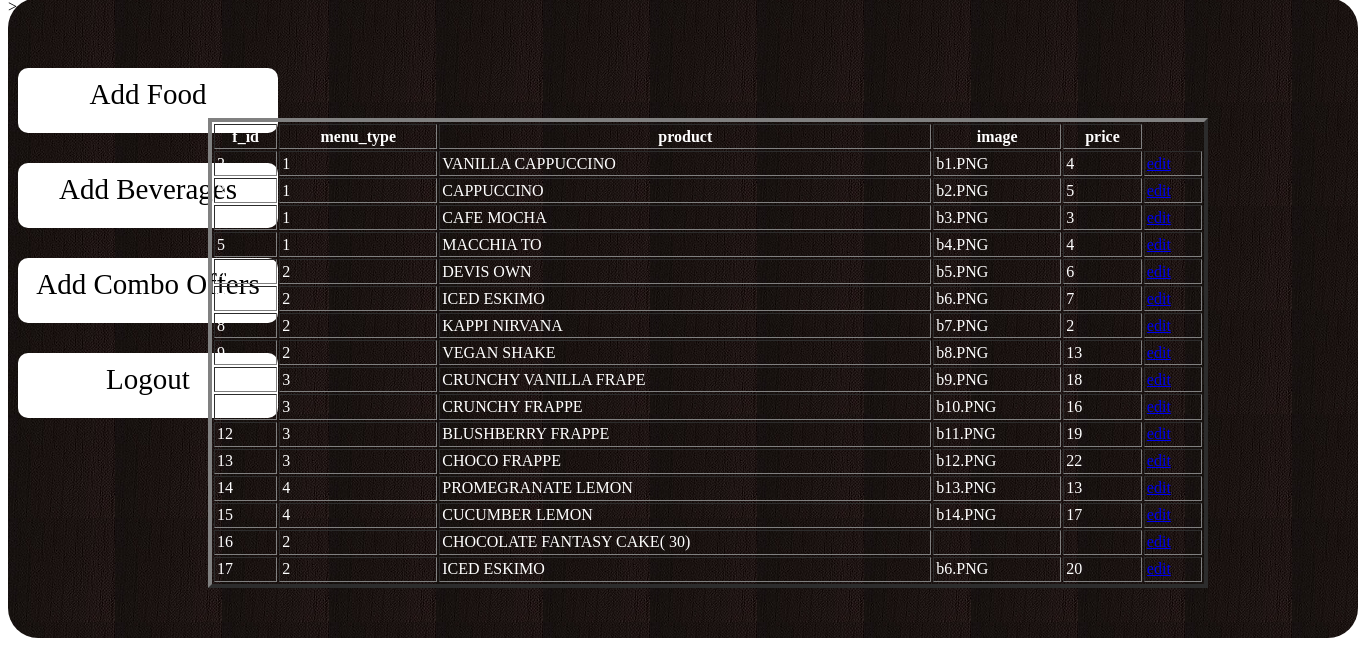
/admin/fetchbeverages.php, run on the app's committed database.
### tables this page shows
CREATE TABLE IF NOT EXISTS `beverages` (
  `b_id` int(255) NOT NULL AUTO_INCREMENT,
  `menu_type` varchar(255) NOT NULL DEFAULT '',
  `product` varchar(255) NOT NULL DEFAULT '',
  `image` varchar(255) NOT NULL DEFAULT '',
  `price` varchar(255) NOT NULL DEFAULT '',
  PRIMARY KEY (`b_id`)
);

### admin/fetchbeverages.php (the view, shortened to what this page needs)
<html>
<head>
                         <link rel="stylesheet" type="text/css" href="css/welcome.css"/>
</head>
<body>
<div class="maindiv">
<div class="leftdiv" style="margin-left:-10px;">
					<center><a style="text-decoration:none;color:#000000;" href="food.php"><p  class="leftdiv1"> Add Food</p></a></center>
				<center><a style="text-decoration:none;color:#000000;" href="beverages.php"><p  class="leftdiv1">Add Beverages</p></a></center>
				<center><a  style="text-decoration:none;color:#000000;"href="combo offers.php"><p  class="leftdiv1">Add Combo Offers</p></a></center>
				<center><a  style="text-decoration:none;color:#000000;"href="logout.php"><p  class="leftdiv1">Logout</p></a></center>
</div>
<div class="rightdiv">
<table border="4" style="color:#FFFFFF;margin-top:80px;margin-left:-30px;margin-right:50px;"cellpadding="2" cellspacing="2"  width="1000" height="470" align="right">
<tr>
<th>f_id</th>
<th>menu_type</th>
<th>product</th>
<th>image</th>
<th>price</th>
</tr>
<?php
$con=mysqli_connect("localhost","root","","gustocoffee");
$x= mysqli_query($con,"select * from  beverages");
while ($y= mysqli_fetch_array($x))
{
?>
<tr >
	<td><?php echo $y[0]."<br/>"; ?></td>
	<td><?php echo $y[1]."<br/>"; ?></td>
	<td> <?php echo $y[2]."<br/>";  ?> </td>
	<td><?php echo $y[3]."<br/>";  ?></td>
     <td><?php echo $y[4]."<br/>"; ?></td>
<td><a href="beveragesedit.php?preeti=<?php echo $y[0]; ?>">edit</a></td>
</tr>
<?php
}
?>
</table>
</div>
</body></html>>

### admin/css/welcome.css (style rules this page uses)
.maindiv { background-image:url(../images/1.PNG); height:640px; width:1350px; border-radius:30px; margin-top:-10px; }
.leftdiv { position:absolute; height:350px; width:300px; background-color:none; border:none; margin-left:50px; margin-top:40px; float:left; }
.leftdiv1 { width:240px; height:45px; border:none; margin-top:50px; background-color:#FFFFFF; padding:10px; border-radius:10px; margin-left:0px; margin-top:30px; font-family:Vladimir Script; font-size:29px; }
.rightdiv { position:absolute; height:350px; width:1200px; background-color:none; border:none; margin-left:50px; margin-top:40px; float:left; }

### data on the page
beverages: b_id "2", menu_type "1", product "VANILLA CAPPUCCINO", image "b1.PNG", price "4"
beverages: b_id "3", menu_type "1", product "CAPPUCCINO", image "b2.PNG", price "5"
beverages: menu_type "1", product "CAFE MOCHA", image "b3.PNG", price "3"
beverages: b_id "5", menu_type "1", product "MACCHIA TO", image "b4.PNG", price "4"
beverages: b_id "6", menu_type "2", product "DEVIS OWN", image "b5.PNG", price "6"
beverages: b_id "7", menu_type "2", product "ICED ESKIMO", image "b6.PNG", price "7"
beverages: b_id "8", menu_type "2", product "KAPPI NIRVANA", image "b7.PNG", price "2"
beverages: b_id "9", menu_type "2", product "VEGAN SHAKE", image "b8.PNG", price "13"
beverages: menu_type "3", product "CRUNCHY VANILLA FRAPE", image "b9.PNG", price "18"
beverages: menu_type "3", product "CRUNCHY FRAPPE", image "b10.PNG", price "16"
beverages: b_id "12", menu_type "3", product "BLUSHBERRY FRAPPE", image "b11.PNG", price "19"
beverages: b_id "13", menu_type "3", product "CHOCO FRAPPE", image "b12.PNG", price "22"
beverages: b_id "14", menu_type "4", product "PROMEGRANATE LEMON", image "b13.PNG", price "13"
beverages: b_id "15", menu_type "4", product "CUCUMBER LEMON", image "b14.PNG", price "17"
beverages: b_id "16", menu_type "2", product "CHOCOLATE FANTASY CAKE( 30)"
beverages: b_id "17", menu_type "2", product "ICED ESKIMO", image "b6.PNG", price "20"
